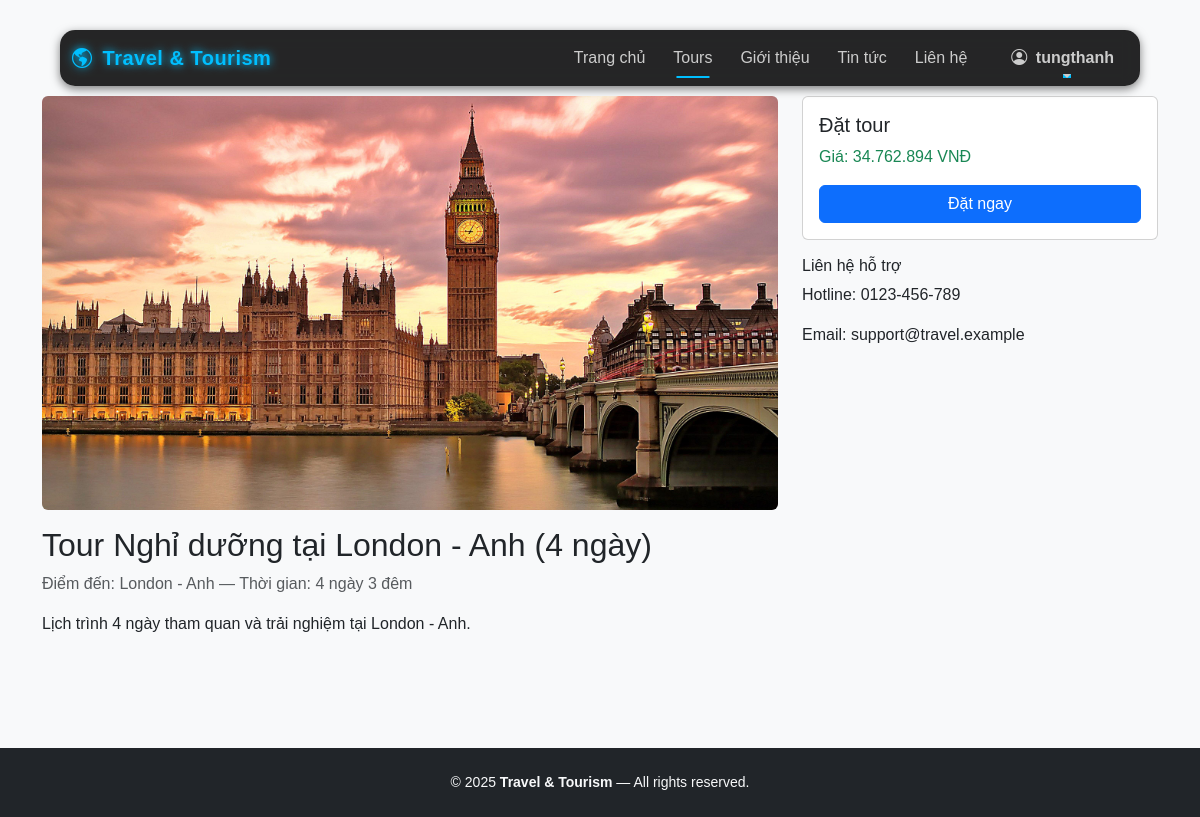
Screenshot of /tour/1067/ (signed in) with the database file from the repository.
### home/models.py (models this page shows, shortened)
class Tour(models.Model):
    destination = models.ForeignKey(
        Destination,
        on_delete=models.CASCADE,
        related_name='tours',
        verbose_name="Điểm đến"
    )
    title = models.CharField(max_length=250, verbose_name="Tên tour")
    price = models.DecimalField(max_digits=12, decimal_places=0, null=True, blank=True, verbose_name="Giá (VNĐ)")
    duration = models.CharField(max_length=100, blank=True, verbose_name="Thời lượng")
    schedule = models.TextField(blank=True, verbose_name="Lịch trình")
    image = models.ImageField(upload_to='tours/', null=True, blank=True, verbose_name="Ảnh tour")
    featured = models.BooleanField(default=False, verbose_name="Tour nổi bật")
    created_at = models.DateTimeField(auto_now_add=True)
    class Meta:
        ordering = ['-created_at']
        verbose_name = "Tour du lịch"
        verbose_name_plural = "Danh sách tour"
    @property
    def image_url(self):
        if self.image and hasattr(self.image, 'url'):
            return self.image.url
        return self.destination.image_url

class Destination(models.Model):
    name = models.CharField(max_length=200, unique=True, verbose_name="Tên điểm đến")
    location = models.CharField(max_length=150, blank=True, verbose_name="Vị trí")
    description = models.TextField(blank=True, verbose_name="Mô tả")
    category = models.CharField(max_length=50, blank=True, verbose_name="Phân loại")  # e.g. Biển, Núi, Văn hóa
    image = models.ImageField(upload_to='destinations/', null=True, blank=True, verbose_name="Ảnh đại diện")
    featured = models.BooleanField(default=False, verbose_name="Nổi bật")
    created_at = models.DateTimeField(auto_now_add=True)
    class Meta:
        ordering = ['name']
        verbose_name = "Điểm đến"
        verbose_name_plural = "Danh sách điểm đến"

### home/views.py (the view)
# urls.py: path('tour/<int:id>/', views.tour_detail, name='tour_detail'),  # tour-detail.html
def tour_detail(request, id):
    tour = get_object_or_404(Tour, id=id)
    related_tours = Tour.objects.filter(destination=tour.destination).exclude(id=tour.id)[:3]
    if tour.price is not None:
        tour.price = f"{tour.price:,.0f}".replace(",", ".")  # Ví dụ: 34.762.894
    else:
        tour.price = "Liên hệ"
    return render(request, 'tour-detail.html', {
        'tour': tour,
        'related_tours': related_tours
    })

### home/home/templates/tour-detail.html (shortened to what this page needs)
{% extends 'base.html' %}
{% block content %}
<div class="row">
  <div class="col-md-8">
    <img src="{{ tour.image_url }}" class="img-fluid rounded mb-3" alt="{{ tour.title }}">
    <h2>{{ tour.title }}</h2>
    <p class="text-muted">Điểm đến: {{ tour.destination.name }} — Thời gian: {{ tour.duration }}</p>
    <p>{{ tour.schedule|linebreaks }}</p>
  </div>
  <div class="col-md-4">
    <div class="card p-3">
      <h5>Đặt tour</h5>
      <p class="text-success">Giá: {{ tour.price }} VNĐ</p>
      <form method="post">
        <button class="btn btn-primary w-100">Đặt ngay</button>
      </form>
    </div>
    <div class="mt-3">
      <h6>Liên hệ hỗ trợ</h6>
      <p>Hotline: 0123-456-789</p>
      <p>Email: support@travel.example</p>
    </div>
  </div>
</div>
{% endblock %}

### home/home/templates/base.html (shortened to what this page needs)
{% load static %}
<!DOCTYPE html>
<html lang="vi">
<head>
  <link href="https://cdn.jsdelivr.net/npm/bootstrap@5.3.2/dist/css/bootstrap.min.css" rel="stylesheet">
  <link href="https://cdn.jsdelivr.net/npm/bootstrap-icons@1.11.1/font/bootstrap-icons.css" rel="stylesheet">
  <link rel="stylesheet" href="{% static 'css/style.css' %}">
</head>
<body>
  <nav class="navbar navbar-expand-lg navbar-dark fixed-top custom-navbar">
    <div class="container">
      <a class="navbar-brand fw-bold" href="{% url 'home' %}">
        <i class="bi bi-globe-americas me-1"></i> Travel & Tourism
      </a>
      <div class="collapse navbar-collapse" id="nav">
        <ul class="navbar-nav ms-auto mb-2 mb-lg-0">
          <li class="nav-item">
            <a class="nav-link {% if request.path == '/' %}active{% endif %}" href="{% url 'home' %}">Trang chủ</a>
          </li>
          <li class="nav-item">
            <a class="nav-link {% if 'tour' in request.path %}active{% endif %}" href="{% url 'tour_list' %}">Tours</a>
          </li>
          <li class="nav-item">
            <a class="nav-link {% if 'about' in request.path %}active{% endif %}" href="{% url 'about' %}">Giới thiệu</a>
          </li>
          <li class="nav-item">
            <a class="nav-link {% if 'news' in request.path %}active{% endif %}" href="{% url 'news_list' %}">Tin tức</a>
          </li>
          <li class="nav-item">
            <a class="nav-link {% if 'contact' in request.path %}active{% endif %}" href="{% url 'contact' %}">Liên hệ</a>
          </li>
        </ul>
        <ul class="navbar-nav ms-3">
          {% if user.is_authenticated %}
            <li class="nav-item dropdown">
              <a class="nav-link dropdown-toggle text-info fw-semibold" href="#" role="button" data-bs-toggle="dropdown">
                <i class="bi bi-person-circle me-1"></i> {{ user.username }}
              </a>
            </li>
          {% endif %}
        </ul>
      </div>
    </div>
  </nav>
  <main class="py-5 mt-5">
    <div class="container">
      {% block content %}{% endblock %}
    </div>
  </main>
  <footer class="footer text-center py-4 mt-5 bg-dark text-light">
    <div class="container small">
      &copy; 2025 <strong>Travel & Tourism</strong> — All rights reserved.
    </div>
  </footer>
</body>
</html>

### home/static/css/style.css (style rules this page uses)
.custom-navbar { backdrop-filter: blur(8px); background: rgba(0, 0, 0, 0.85) !important; box-shadow: 0 3px 10px rgba(0, 0, 0, 0.5); transition: all 0.3s ease; }
.navbar-brand { color: #00bfff !important; font-weight: 700; letter-spacing: 0.5px; text-shadow: 0 0 8px #00bfff; }
.navbar .nav-link { color: #ccc !important; position: relative; font-weight: 500; margin: 0 6px; transition: all 0.3s ease; }
.navbar .nav-link::after { content: ""; position: absolute; bottom: 0; left: 50%; width: 0%; height: 2px; background: #00bfff; transition: all 0.3s ease; transform: translateX(-50%); }
.navbar .nav-link:hover::after, .navbar .nav-link.active::after { width: 60%; }
.footer { background: #0d1117; color: #aaa; }
body { background-color: #f8f9fa; font-family: "Poppins", sans-serif; }
main { min-height: 70vh; }
nav { background: #fff; border-radius: 15px; margin: 30px auto; width: 90%; }

### rows the page displays
Tour: image_url (picture), title "Tour Nghỉ dưỡng tại London - Anh (4 ngày)", destination.name "London - Anh", duration "4 ngày 3 đêm", schedule "Lịch trình 4 ngày tham quan và trải nghiệm tại London - Anh.", price "34.762.894"

### other values shown
{{ user.username }} "tungthanh"
